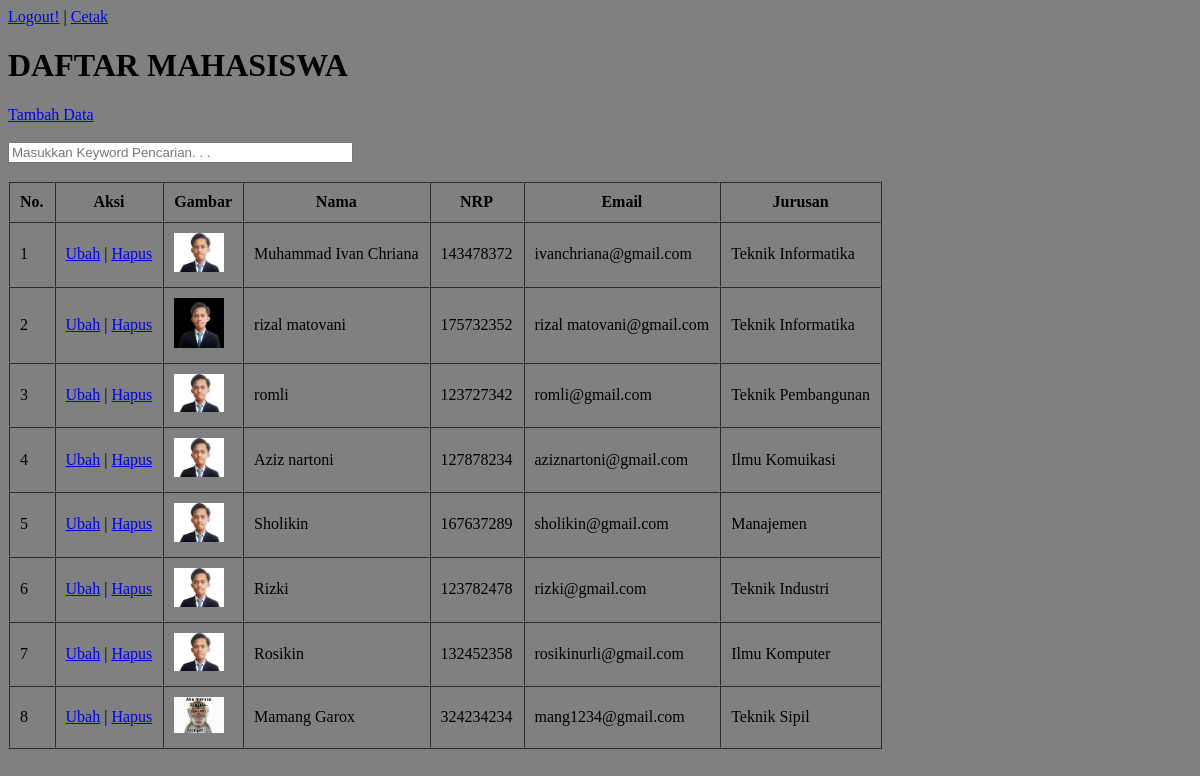
/pertemuan21/index.php (signed in), run on the app's committed database.
### tables this page shows
CREATE TABLE `mahasiswa` (
  `id` int(11) NOT NULL,
  `nama` varchar(100) NOT NULL,
  `nrp` char(9) NOT NULL,
  `email` varchar(100) NOT NULL,
  `jurusan` varchar(100) NOT NULL,
  `gambar` varchar(100) NOT NULL
);

### pertemuan21/functions.php (called while the page is built, shortened)
<?php
$conn = mysqli_connect("localhost", "root", "", "phpdasar");
function query($query)
{
    global $conn;
    $result = mysqli_query($conn, $query);
    $rows = [];
    while ($row = mysqli_fetch_assoc($result)) {
        $rows[] = $row;
    }
    return $rows;
}

### pertemuan21/index.php (the view, shortened to what this page needs)
<?php
$mahasiswa = query("SELECT * FROM mahasiswa");
?>
<!DOCTYPE html>
<html lang="en">
<head>
    <link rel="stylesheet" href="css/style.css">
</head>
<body class="body">
    <a href="logout.php" class="logout">Logout!</a> | <a href="cetak.php" target="_blank">Cetak</a>
    <h1>DAFTAR MAHASISWA</h1>
    <a href="tambah.php" class="tambah">Tambah Data</a>
    <br><br>
    <form action="" method="post" class="form-cari">
        <input type="text" name="keyword" size="40" autofocus placeholder="Masukkan Keyword Pencarian. . ." autocomplete="off" id="keyword">
    </form>
    <br>
    <div id="container">
        <table border="1" cellpadding="10" cellspacing="0">
            <tr>
                <th>No.</th>
                <th class="aksi">Aksi</th>
                <th>Gambar</th>
                <th>Nama</th>
                <th>NRP</th>
                <th>Email</th>
                <th>Jurusan</th>
            </tr>
            <?php $i = 1; ?>
            <?php foreach ($mahasiswa as $row) : ?>
                <tr>
                    <td><?= $i; ?></td>
                    <td class="aksi">
                        <a href="ubah.php?id=<?= $row["id"] ?>">Ubah</a> |
                        <a href="hapus.php?id=<?= $row["id"]; ?>" onclick="return confirm('Apakah anda yakin ingin menghapus data ini?');">Hapus</a>
                    </td>
                    <td><img src="img/<?= $row["gambar"]; ?>" width="50"></td>
                    <td><?= $row["nama"]; ?></td>
                    <td><?= $row["nrp"]; ?></td>
                    <td><?= $row["email"]; ?></td>
                    <td><?= $row["jurusan"] ?></td>
                </tr>
                <?php $i++; ?>
            <?php endforeach; ?>
        </table>
    </div>
</body>
</html>

### pertemuan10/css/style.css (style rules this page uses)
.body { background-color: grey; }

### data on the page
mahasiswa: gambar (picture), nama "Muhammad Ivan Chriana", nrp "143478372", email "ivanchriana@gmail.com", jurusan "Teknik Informatika"
mahasiswa: gambar (picture), nama "rizal matovani", nrp "175732352", email "rizal matovani@gmail.com", jurusan "Teknik Informatika"
mahasiswa: gambar (picture), nama "romli", nrp "123727342", email "romli@gmail.com", jurusan "Teknik Pembangunan"
mahasiswa: gambar (picture), nama "Aziz nartoni", nrp "127878234", email "aziznartoni@gmail.com", jurusan "Ilmu Komuikasi"
mahasiswa: gambar (picture), nama "Sholikin", nrp "167637289", email "sholikin@gmail.com", jurusan "Manajemen"
mahasiswa: gambar (picture), nama "Rizki", nrp "123782478", email "rizki@gmail.com", jurusan "Teknik Industri"
mahasiswa: gambar (picture), nama "Rosikin", nrp "132452358", email "rosikinurli@gmail.com", jurusan "Ilmu Komputer"
mahasiswa: gambar (picture), nama "Mamang Garox", nrp "324234234", email "mang1234@gmail.com", jurusan "Teknik Sipil"
